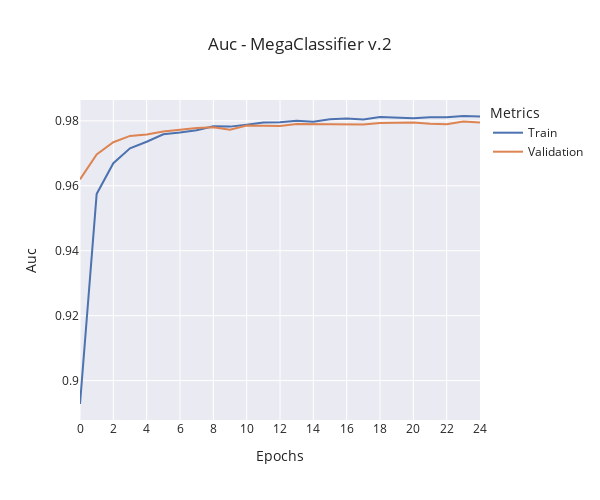

Notebook code cell kept with this figure:
### Code cell
window_size = 0
train_data = (
    moving_average(train_metrics["auc"], window_size)
    if window_size != 0
    else train_metrics["auc"]
)
validation_data = (
    moving_average(validation_metrics["val_auc"], window_size)
    if window_size != 0
    else validation_metrics["val_auc"]
)

fig = go.Figure()

fig.add_trace(
    go.Scatter(
        y=train_data,
        x=np.arange(len(train_data)),
        mode="lines",
        name="Train",
    )
)

fig.add_trace(
    go.Scatter(
        y=validation_data,
        x=np.arange(len(validation_data)),
        mode="lines",
        name="Validation",
    )
)

fig.update_layout(
    title=f"Auc - {model_name} {version}",
    xaxis_title="Epochs",
    yaxis_title="Auc",
    legend_title="Metrics",
    template="seaborn",
    width=600,
    height=500,
    xaxis=dict(
        tickmode="linear",
        tick0=0,
        dtick=2,
    ),
)

fig.show()
fig.write_image(f"./reports/figures/auc/{complete_name[:-2]}_train.png")

### Figure 1 — Plotly figure (JSON) as saved in the notebook; plotly's stock layout.template omitted (floating-point values rounded to 4 significant figures)
{"data": [{"mode": "lines", "name": "Train", "type": "scatter", "x": [0, 1, 2, 3, 4, 5, 6, 7, 8, 9, 10, 11, 12, 13, 14, 15, 16, 17, 18, 19, 20, 21, 22, 23, 24], "y": [0.8928, 0.9575, 0.9669, 0.9715, 0.9735, 0.9758, 0.9764, 0.9771, 0.9783, 0.9782, 0.9788, 0.9795, 0.9796, 0.98, 0.9797, 0.9804, 0.9807, 0.9804, 0.9812, 0.981, 0.9808, 0.9811, 0.9811, 0.9815, 0.9813]}, {"mode": "lines", "name": "Validation", "type": "scatter", "x": [0, 1, 2, 3, 4, 5, 6, 7, 8, 9, 10, 11, 12, 13, 14, 15, 16, 17, 18, 19, 20, 21, 22, 23, 24], "y": [0.962, 0.9697, 0.9734, 0.9753, 0.9758, 0.9767, 0.9772, 0.9778, 0.978, 0.9772, 0.9785, 0.9784, 0.9784, 0.979, 0.9789, 0.9789, 0.9788, 0.9788, 0.9793, 0.9793, 0.9794, 0.9791, 0.9789, 0.9798, 0.9795]}], "layout": {"height": 500, "legend": {"title": {"text": "Metrics"}}, "title": {"text": "Auc - MegaClassifier v.2"}, "width": 600, "xaxis": {"dtick": 2, "tick0": 0, "tickmode": "linear", "title": {"text": "Epochs"}}, "yaxis": {"title": {"text": "Auc"}}}}
